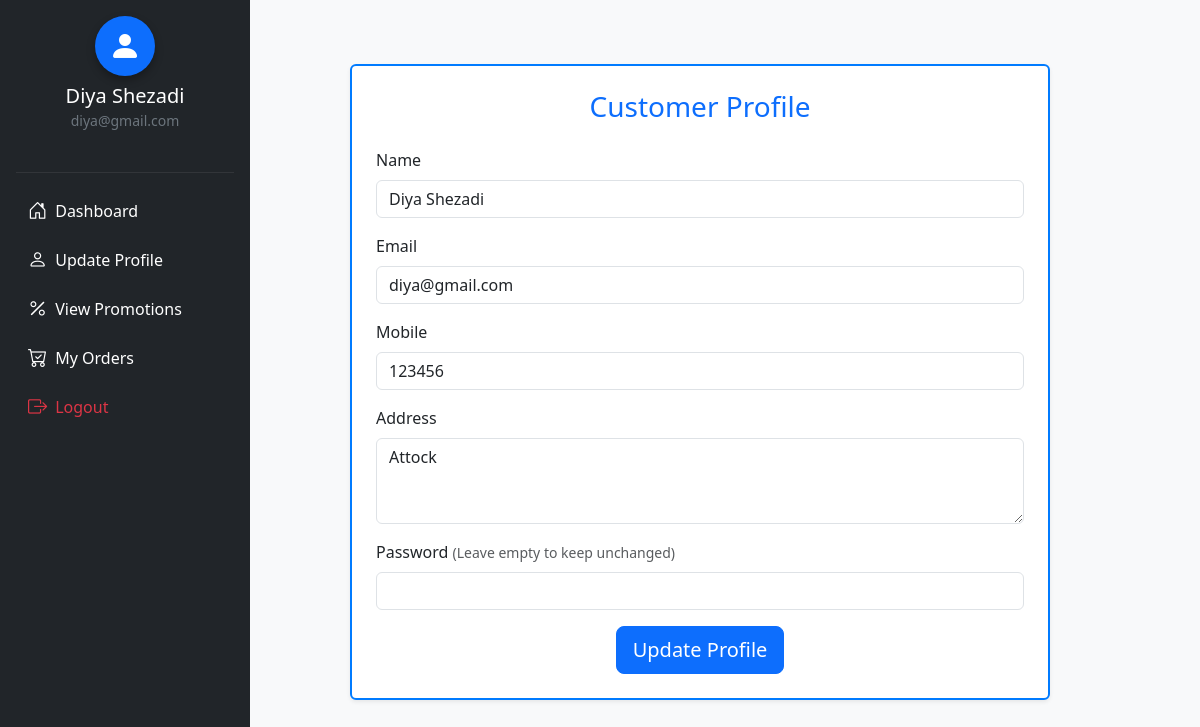
The app's page /customer/customer_profile.php (signed in) with its own data.
### tables this page shows
CREATE TABLE `tblusers` (
  `id` int(11) NOT NULL,
  `name` varchar(100) NOT NULL,
  `email` varchar(100) NOT NULL,
  `password` varchar(255) NOT NULL,
  `mobile` varchar(20) NOT NULL,
  `address` text DEFAULT NULL,
  `user_type` enum('admin','customer','rider') NOT NULL,
  `verification_code` varchar(6) DEFAULT NULL,
  `is_verified` tinyint(1) DEFAULT 0,
  `created_at` timestamp NOT NULL DEFAULT current_timestamp()
);

### customer/customer_profile.php (the view, shortened to what this page needs)
<?php
include("../dbconnection.php");
$userid = $_SESSION['userid'];
$q = mysqli_query($conn, "SELECT * FROM tblusers WHERE id='$userid'");
$user = mysqli_fetch_assoc($q);
?>
<!DOCTYPE html>
<html lang="en">
<head>
  <link href="https://cdn.jsdelivr.net/npm/bootstrap@5.3.0/dist/css/bootstrap.min.css" rel="stylesheet">
</head>
<body>
<div class="container-fluid">
  <div class="row">
    <div class="col-md-3 col-lg-2 p-0 bg-dark text-white" style="min-height: 100vh; overflow-y: auto;">
      <?php include 'sidebar.php'; ?>
    </div>
    <div class="col-md-9 col-lg-10 p-4">
      <div class="profile-card card shadow-sm p-4">
        <h3 class="card-title mb-4 text-center text-primary">Customer Profile</h3>
        <form method="POST" class="needs-validation" novalidate>
          <div class="mb-3">
            <label class="form-label">Name</label>
            <input type="text" name="name" value="<?php echo htmlspecialchars($user['name']); ?>" class="form-control" required>
          </div>
          <div class="mb-3">
            <label class="form-label">Email</label>
            <input type="email" name="email" value="<?php echo htmlspecialchars($user['email']); ?>" class="form-control" required>
          </div>
          <div class="mb-3">
            <label class="form-label">Mobile</label>
            <input type="text" name="mobile" value="<?php echo htmlspecialchars($user['mobile']); ?>" class="form-control" required>
          </div>
          <div class="mb-3">
            <label class="form-label">Address</label>
            <textarea name="address" class="form-control" rows="3" required><?php echo htmlspecialchars($user['address']); ?></textarea>
          </div>
          <div class="mb-3">
            <label class="form-label">Password <small class="text-muted">(Leave empty to keep unchanged)</small></label>
            <input type="password" name="password" class="form-control">
          </div>
          <div class="text-center">
            <button type="submit" class="btn btn-primary btn-lg">Update Profile</button>
          </div>
        </form>
      </div>
    </div>
  </div>
</div>
</body>
</html>

### customer/customer_profile.php (style rules this page uses)
body { background-color: #f8f9fa; }
.profile-card { max-width: 700px; margin: 40px auto; border: 2px solid #007bff; }

### records on screen
tblusers: name "Diya Shezadi", email "diya@gmail.com", mobile "123456", address "Attock"

### other values on screen
$customerName "Diya Shezadi"
$customerEmail "diya@gmail.com"
